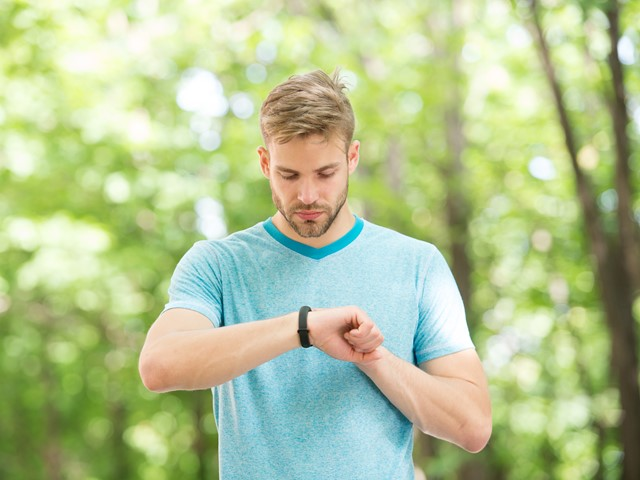
#> input picture images/person.jpg, 640 x 480 px, found by its file name
$ python main_test.py
#> lines starting #> are read from the running program, lines starting #| are printed output that depends on the picture
#> further down, image is the input picture: shape (480, 640, 3); mean B, G, R 147, 195.4, 179
### src/utils/heatmap.py
import numpy as np
from src.utils.utils import gaussian


def getHeatmaps(image, keypoints, sigma):

#> called with sigma = 7
    height = image.shape[0]
#> height = 480
    width = image.shape[1]
#> width = 640
    nJoints = 17

    hmaps = np.zeros((nJoints + 1, height, width))

    # Iterate through keypoints of each person in image
    for person_keypoints in keypoints:

        for jointIndex, joint in enumerate(person_keypoints):
            kps = joint

            if kps[2] > 0:
                p_x, p_y = np.meshgrid(np.arange(width), np.arange(height))
                hmaps[jointIndex] = np.maximum(hmaps[jointIndex], gaussian(p_x, p_y, kps[0], kps[1], sigma))
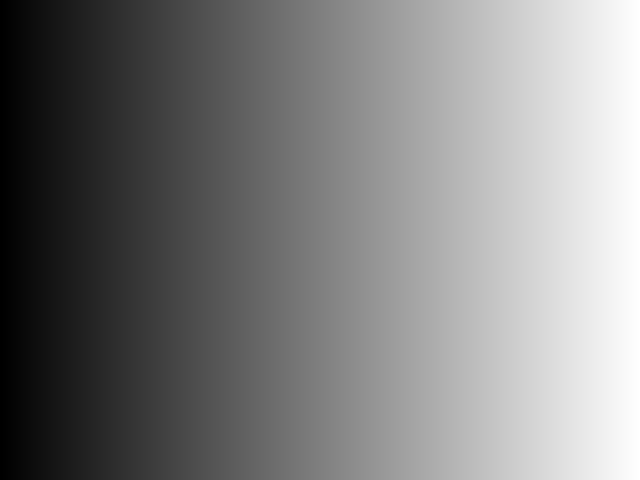
#> p_x: shape (480, 640) int64; min 0, max 639, mean 319.5; drawn with min black and max white

    # Background heatmap
    hmaps[nJoints] = 1 - np.sum(hmaps[0:nJoints], axis=0)

    return hmaps

### src/visualization/visualize.py
import numpy as np
import cv2
from src.utils.constants import CONSTANTS
from src.core.color import Color

def visualizeAllHeatmap(image, hmaps, winTitle='Heatmaps'):
#> called with hmaps = array of shape (18, 480, 640), winTitle = 'Heatmaps'
    img = image.copy()

    # Get all heatmap except background
    hmaps = hmaps[0:-2]
    hmaps = hmaps.max(axis=0)
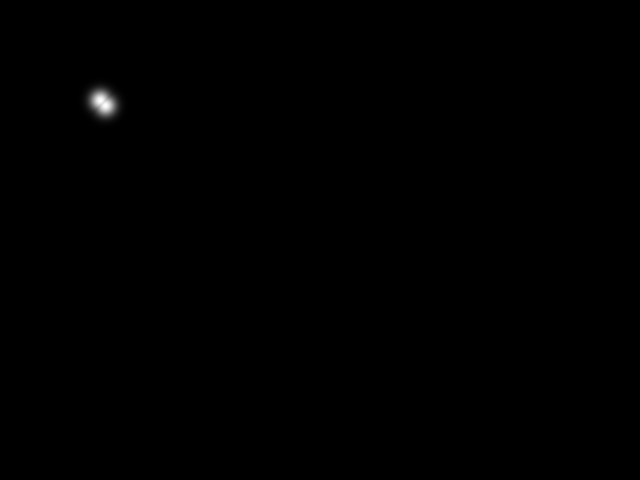
#> hmaps: shape (480, 640) float64; min 0, max 1, mean 0.00139
    hmaps = np.uint8(hmaps / hmaps.max() * 255)

    hmaps = cv2.applyColorMap(hmaps, cv2.COLORMAP_JET)
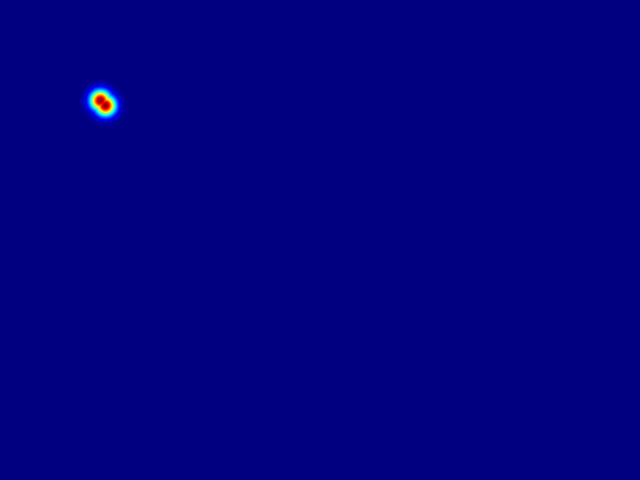
#> hmaps: shape (480, 640, 3); mean B, G, R 128.2, 0.4, 0.3
    img = cv2.addWeighted(img, 0.5, hmaps, 0.5, 0)
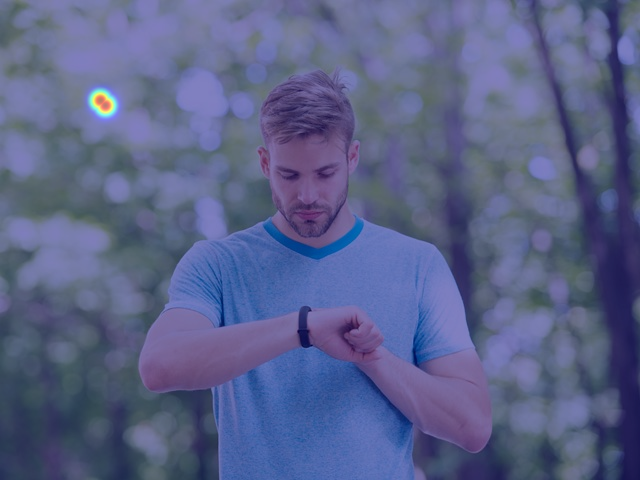
#> img: shape (480, 640, 3); mean B, G, R 137.6, 97.9, 89.6
    cv2.imshow(winTitle, img)

    return img


def visualizeBackgroundHeatmap(image, hmaps, winTitle='Background Heatmap'):
#> called with hmaps = array of shape (18, 480, 640), winTitle = 'Background Heatmap'
    img = image.copy()

    # Get only background heatmap
    hmaps = hmaps[-1]
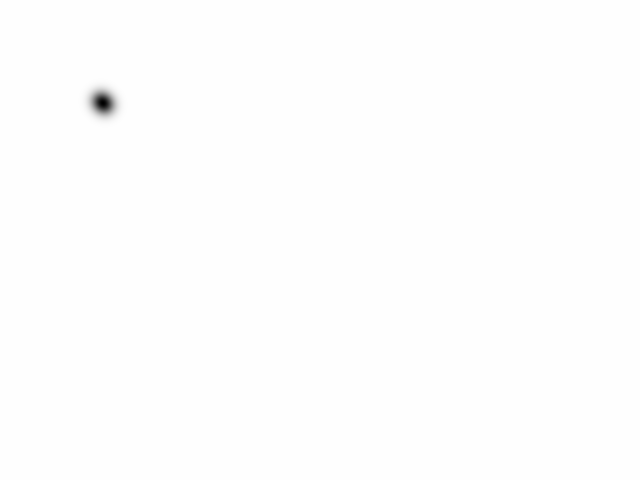
#> hmaps: shape (480, 640) float64; min -0.754, max 1, mean 0.998; drawn with min black and max white
    hmaps = np.uint8(hmaps / hmaps.max() * 255)

    hmaps = cv2.applyColorMap(hmaps, cv2.COLORMAP_JET)
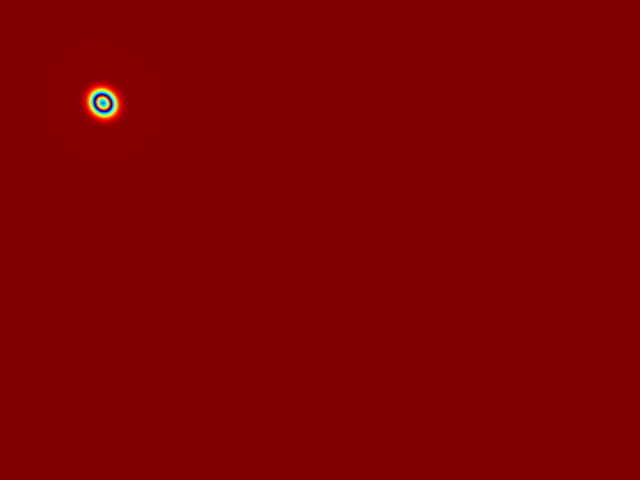
#> hmaps: shape (480, 640, 3); mean B, G, R 0.2, 0.4, 128.4
    img = cv2.addWeighted(img, 0.5, hmaps, 0.5, 0)
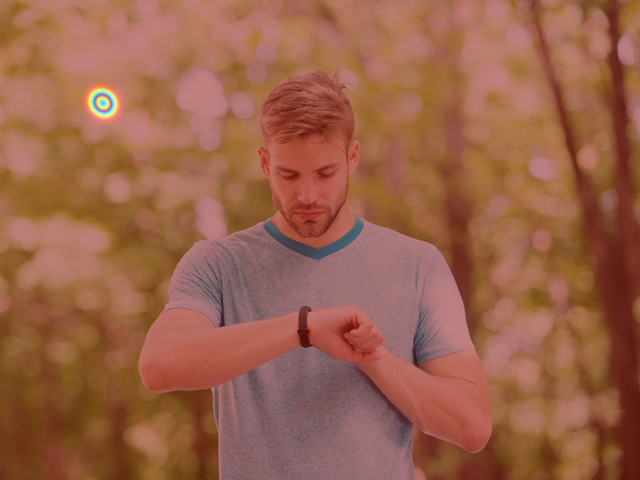
#> img: shape (480, 640, 3); mean B, G, R 73.6, 97.9, 153.7
    cv2.imshow(winTitle, img)

    return img


# [78 lines left out: functions visualizePAF, visualizeSkeleton, not called in this run]

### src/utils/utils.py
from math import pow, sqrt, exp
import numpy as np

# GAUSSIAN FUNCTIONS

def gaussian(x, y, x0, y0, sigma, amplitude = 1):
    termX = np.power((x - x0), 2) / (2 * np.power(sigma, 2))
    termY = np.power((y - y0), 2) / (2 * np.power(sigma, 2))
    return amplitude * np.exp(-(termX + termY))


# [30 lines left out: functions keypoints2String, string2Keypoints, not called in this run]

### src/main_test.py
import cv2
from src.utils.heatmap import getHeatmaps
from src.visualization.visualize import visualizeAllHeatmap, visualizeBackgroundHeatmap


keypoints = [ [[100, 100, 2], [105,105, 2]] ]
image = cv2.imread('images/person.jpg')

hmaps = getHeatmaps(image, keypoints, 7)

visualizeAllHeatmap(image, hmaps)
visualizeBackgroundHeatmap(image, hmaps)
cv2.waitKey(0)

$ run again, with images/test_image_1.jpg copied over images/person.jpg
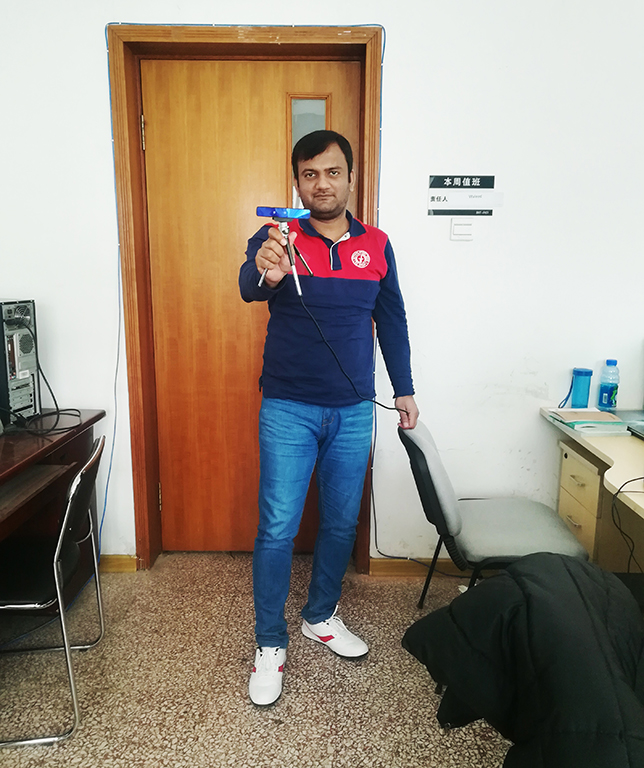
#> input picture images/test_image_1.jpg, 644 x 768 px, found by its file name
#> image is the input picture: shape (768, 644, 3); mean B, G, R 130.2, 142.9, 153.9
#> in visualizeBackgroundHeatmap, `hmaps = cv2.applyColorMap(hmaps, cv2.COLORMAP_JET)`:
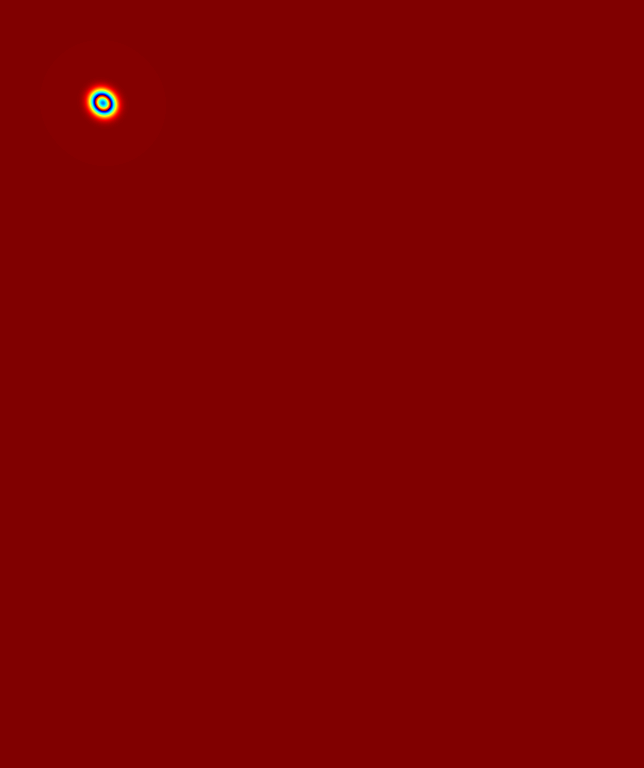
#> hmaps: shape (768, 644, 3); mean B, G, R 0.2, 0.3, 128.2
#> in visualizeBackgroundHeatmap, `img = cv2.addWeighted(img, 0.5, hmaps, 0.5, 0)`:
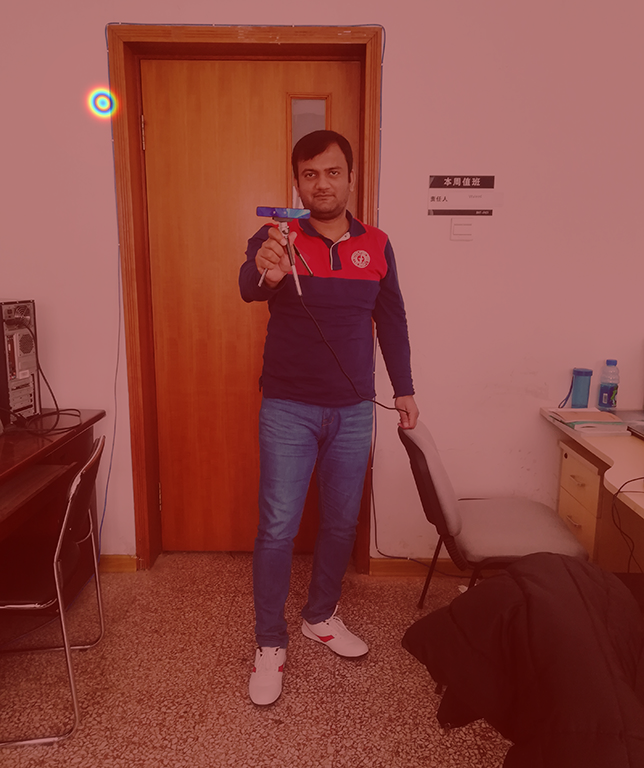
#> img: shape (768, 644, 3); mean B, G, R 65.2, 71.6, 141.1

$ run again, with images/test_image_2.jpg copied over images/person.jpg
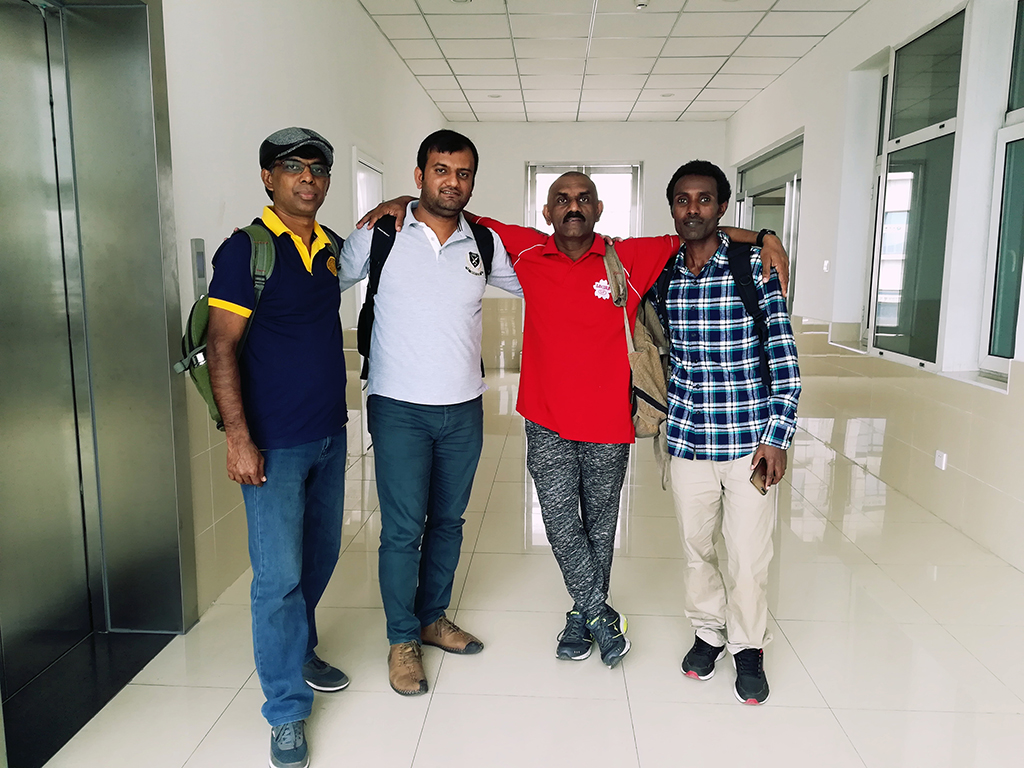
#> input picture images/test_image_2.jpg, 1024 x 768 px, found by its file name
#> image is the input picture: shape (768, 1024, 3); mean B, G, R 135.2, 141.9, 147.2
#> in visualizeBackgroundHeatmap, `hmaps = cv2.applyColorMap(hmaps, cv2.COLORMAP_JET)`:
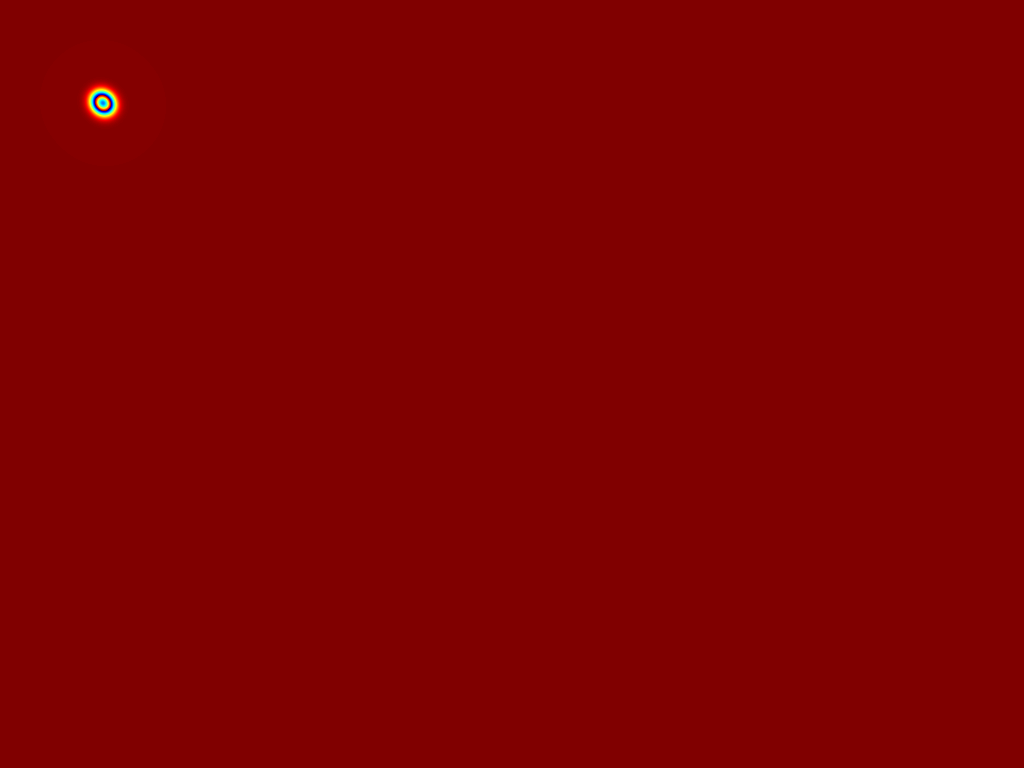
#> hmaps: shape (768, 1024, 3); mean B, G, R 0.1, 0.2, 128.2
#> in visualizeBackgroundHeatmap, `img = cv2.addWeighted(img, 0.5, hmaps, 0.5, 0)`:
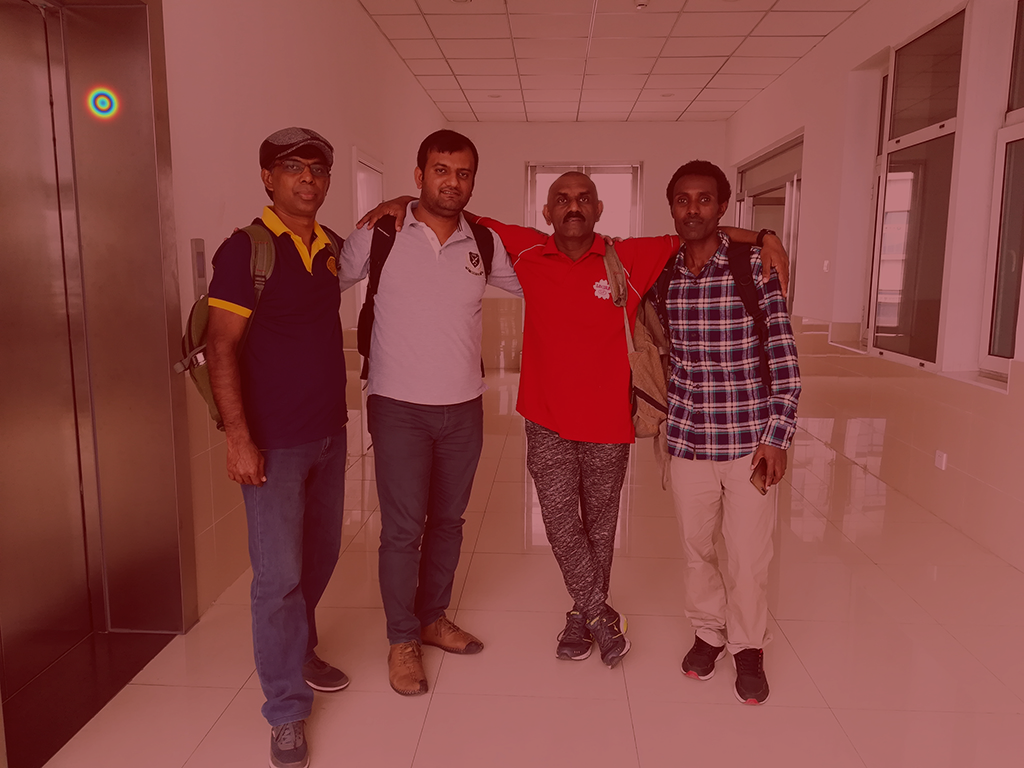
#> img: shape (768, 1024, 3); mean B, G, R 67.6, 71, 137.7
